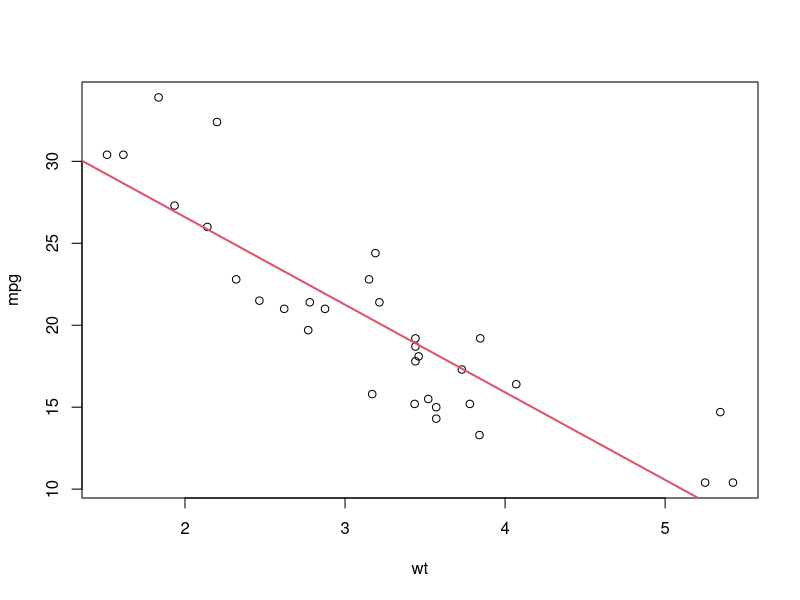
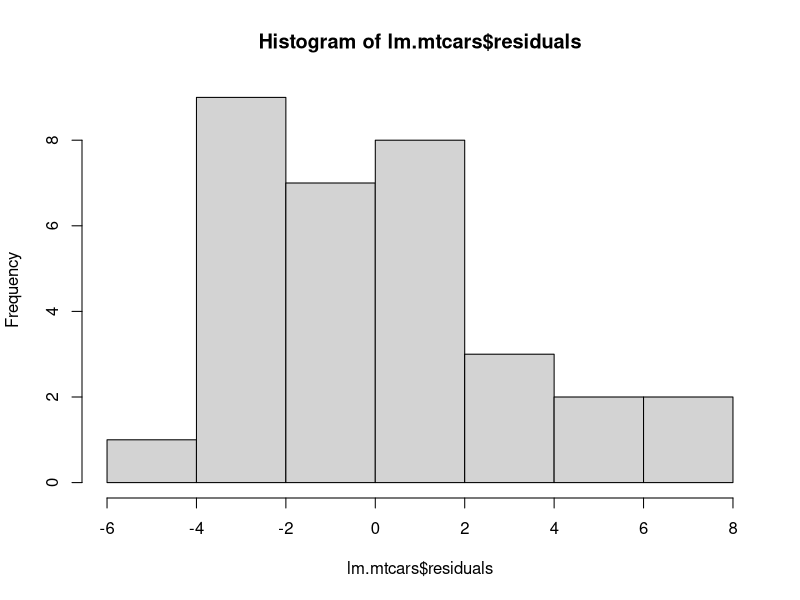
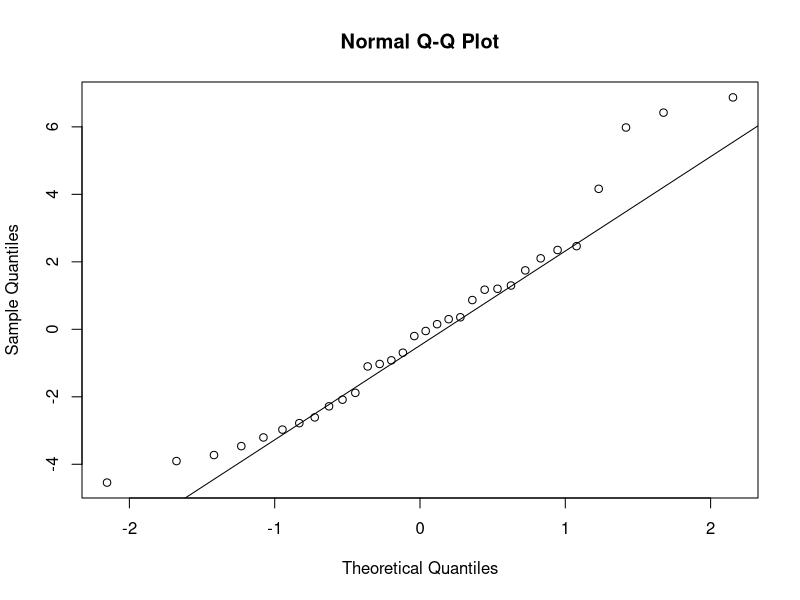
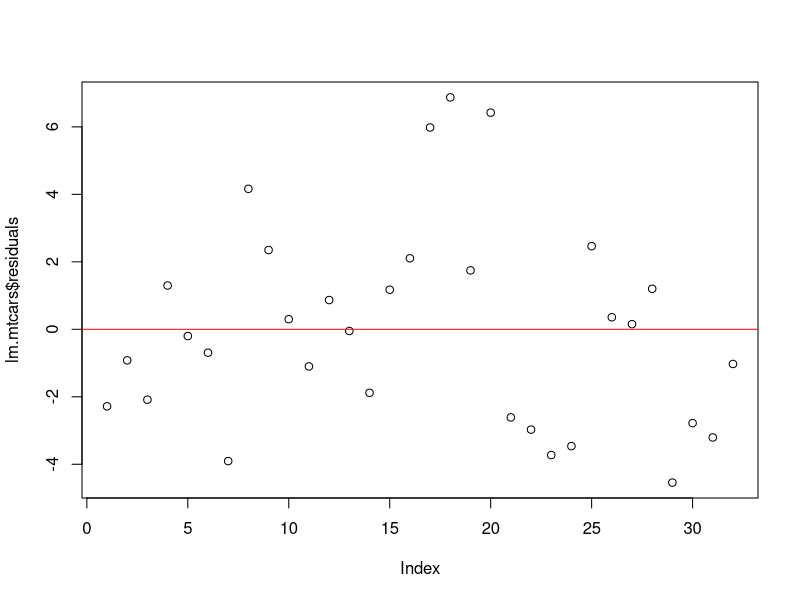

The R source for these figures, in order:
library(datasets)
data("mtcars")
summary(mtcars)
plot(mpg~wt,data = mtcars)
lm.mtcars=lm(mpg~wt,data = mtcars)
abline(lm.mtcars,lwd=2,col=2)
summary(lm.mtcars)
qt(.975,28)
hist(lm.mtcars$residuals)
qqnorm(lm.mtcars$residuals)
qqline(lm.mtcars$residuals)
plot(lm.mtcars$residuals)
abline(h=0,col="red")
shapiro.test(lm.mtcars$residuals)
lm.mpg <- step(lm(mpg ~ ., data = mtcars))
summary(lm.mpg)